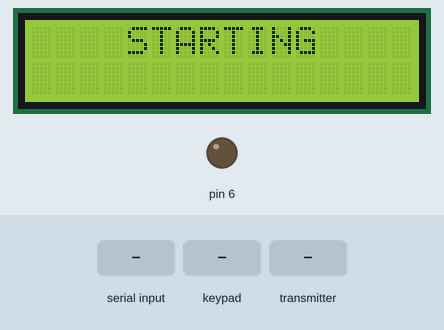
Bench run of a sketch on a simulated Arduino Uno, built with avr-gcc and run on an emulated ATmega328P. On the bench: 16×2 character LCD, output pins drawn as LEDs (lit = HIGH). The test bench sets the inputs (shaded band). EEPROM starts erased; no radio packets arrive unless stated; the modem accepts every AT command (registered, SIM ready, sends succeed) and sends nothing else; what the sketch prints to the serial monitor is not drawn.

Above: at 0.8 s.
0.9 s: "+CMT" received over the second serial link
At 3.7 s:
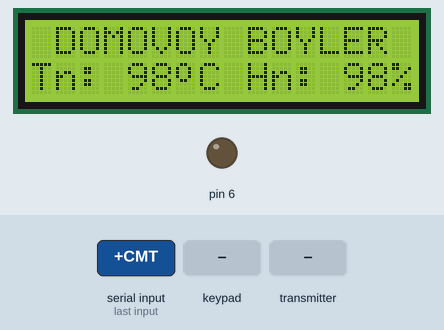
3.9 s: key '#' pressed
At 5.1 s:
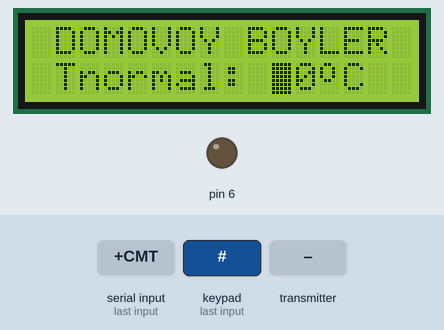
5.4 s: keypad keys 5 4 3 # pressed 0.4 s apart
At 7.1 s:
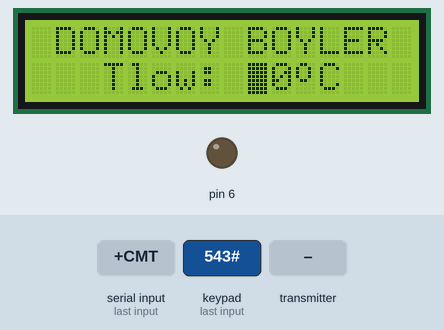
8.5 s: keypad keys 1 3 9 # pressed 0.4 s apart
At 10.6 s:
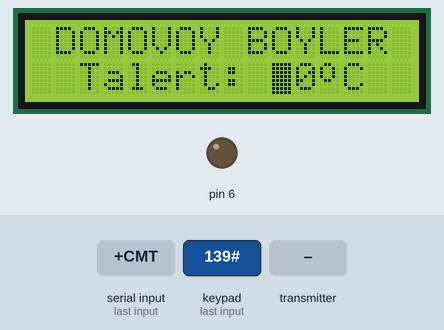
11.6 s: key '#' pressed
At 12.8 s:
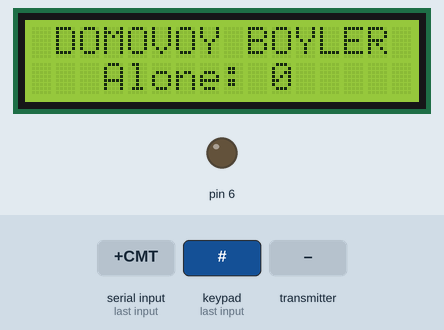
13.1 s: the transmitter starts sending nrfBuf.0 = 0
At 13.4 s:
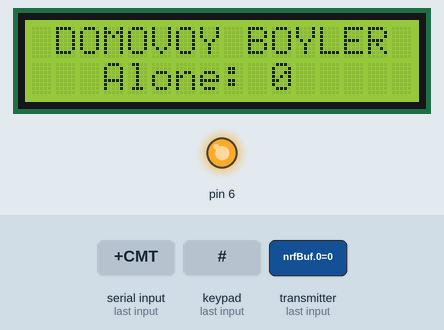
Timing chart, 0 to 15.6 s (numbered marks = the images above; inputs shaded):
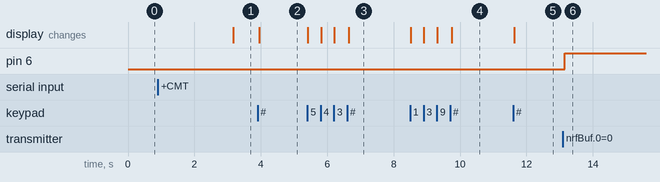

The sketch:

boiler.ino
```cpp
/*
  Memory mapping
  00     - TNormal preset
  01     - TLow preset
  02     - TAlert preset
  03..13 - defPhone preset
*/

#include <NeoSWSerial.h>
#include <LiquidCrystal_I2C.h>
#include <EEPROM.h>
#include <SPI.h>

#include <RF24.h>
#include <Keypad.h>

#define romTLow 1
#define romPhone 3
#define romTAlert 2
#define romTNormal 0

byte flgAlert = 0;
byte flgAlone = 0;
byte flgRelayOn = 0;
byte flgLostSensor = 0;

byte defTLow = 0;
byte defTAlert = 0;
byte defTNormal = 0;
char defPhone[12] = "00000000000";

char TNormal = 98;
char HNormal = 98;

const byte nrfAddr[6] = "KWL01";
byte nrfBuf[2] = "";
unsigned long nrfState;

byte menuState = 1;

byte degree[8] = {12, 18, 18, 18, 12, 0, 0, 0};

char keys[4][3] = {
  {'1','2','3'},
  {'4','5','6'},
  {'7','8','9'},
  {'*','0','#'}};

byte rowPins[4] = {A0, A1, A2, A3};
byte colPins[3] = {5, 4, 3};

Keypad kpd = Keypad( makeKeymap(keys), rowPins, colPins, 4, 3);
NeoSWSerial  gsmSerial(8, 7);
LiquidCrystal_I2C lcd(0x3F, 16, 2);
RF24 radio(9, 10); // CE, CSN

void stredit(char *EditStr, byte MinX, byte Y);

void setup() {

  DDRD |= 1 << 6;

  Serial.begin(9600);
  Serial.println("DОМОВОЙ Бойлер ver. 2.5");
  Serial.println("");

  menuInit();
  romInit();
  gsmInit();
  nrfInit();

  Serial.println("OK");

}

void loop() {

  while(1) {
    gsmLoop();
    nrfLoop();
    menuLoop();
    mainLoop();
  }

}
```

gsm.ino
```cpp
void gsmInit() {

  gsmSerial.begin(9600);
  lcd.setCursor(0, 0);
  lcd.print("    STARTING    ");

  while(gsmSerial.available() == 0);

  if (gsmResponse().indexOf("MODEM") > -1) {
    while(gsmSerial.available() == 0);
    gsmResponse();
  }

  gsmSerial.println("AT+CMEE=2");       // Extended ERROR report
  while(gsmSerial.available() == 0);
  gsmResponse();

  gsmSerial.println("AT+CLIP=1");       // Включить АОН
  while(gsmSerial.available() == 0);
  gsmResponse();

  gsmSerial.println("AT+CMGF=1");       // Текстовый режим sms
  while(gsmSerial.available() == 0);
  gsmResponse();

  gsmSerial.println("AT+CSCS=\"GSM\""); // ASCII кодировка
  while(gsmSerial.available() == 0);
  gsmResponse();

  gsmSerial.println("AT+CNMI=2,2");     // Отображать уведомления об sms
  while(gsmSerial.available() == 0);
  gsmResponse();

  delay(2000);

  gsmSerial.println("AT+CMGD=1,4");     // Удалить все сообщения
  while(gsmSerial.available() == 0);
  gsmResponse();

  gsmSerial.println("AT+CEER");     // Удалить все сообщения
  while(gsmSerial.available() == 0);
  gsmResponse();

}

String gsmResponse() {

  char gsmCh = ' ';
  String gsmResult = "";

  while (gsmSerial.available() > 0) {
    gsmCh = gsmSerial.read();
    gsmResult += char(gsmCh); //собираем принятые символы в строку
    delay(3);
  }

  if (gsmResult != "") {
    Serial.print("Modem: ");
    Serial.println(gsmResult);
  }

  return gsmResult;

}

void gsmSendSMS(String gsmText) {

  gsmSerial.println("AT+COPS?");
  while(gsmSerial.available() == 0);
  gsmResponse();
  gsmSerial.println("AT+CMGS=\"+" + String(defPhone) + "\"");
  while(gsmSerial.available() == 0);
  gsmResponse();
  gsmSerial.print(gsmText);
  while(gsmSerial.available() == 0);
  gsmResponse();
  gsmSerial.print((char)26);
  while(gsmSerial.available() == 0);
  gsmResponse();
  Serial.println("SMS send OK");
}

void gsmCheckSMS() {

  String gsmCommand = gsmResponse();

  if (gsmCommand.indexOf("+CMT") == -1) {
    return;
  }

  if (gsmCommand.indexOf("check") > -1) {
    gsmSerial.println("AT");
    while(gsmSerial.available() == 0);
    gsmResponse();
    gsmSendSMS("Tcurrent=" + String((byte)TNormal) + "°C\n"+"Tn=" + String(defTNormal) + "°C\n"+"Tl=" + String(defTLow) + "°C\n"+"Ta=" + String(defTAlert) + "°C");
    Serial.println("Tcurrent=" + String((byte)TNormal) + "°C\n"+"Tn=" + String(defTNormal) + "°C\n"+"Tl=" + String(defTLow) + "°C\n"+"Ta=" + String(defTAlert) + "°C");
  }

  if (gsmCommand.indexOf("settn=") > -1) {
    byte Pos = gsmCommand.indexOf("settn=") + 6;
    defTNormal = gsmCommand.substring(Pos).toInt();
    EEPROM.write(romTNormal, defTNormal);
    Serial.print("defTNormal=");Serial.println(defTNormal);

    gsmSendSMS("OK. TNormal=" + String(defTNormal) + "°C");
  }

  if (gsmCommand.indexOf("settl=") > -1) {
    byte Pos = gsmCommand.indexOf("settl=") + 6;
    defTLow = gsmCommand.substring(Pos).toInt();
    EEPROM.write(romTLow, defTLow);
    Serial.print("defTLow=");Serial.println(defTLow);

    gsmSendSMS("OK. TLow=" + String(defTLow) + "°C");
  }

  if (gsmCommand.indexOf("setta=") > -1) {
    byte Pos = gsmCommand.indexOf("setta=") + 6;
    defTAlert = gsmCommand.substring(Pos).toInt();
    EEPROM.write(romTAlert, defTAlert);
    Serial.print("defTAlert=");Serial.println(defTAlert);

    gsmSendSMS("OK. TAlert=" + String(defTAlert) + "°C");
  }

  if (gsmCommand.indexOf("setmode=home") > -1) {
    flgAlone = 0;
    gsmSendSMS("OK. flgAlone=home");
    Serial.println("info: flgAlone=home");
  }

  if (gsmCommand.indexOf("setmode=alone") > -1) {
    flgAlone = 1;
    gsmSendSMS("info: flgAlone=alone");
    Serial.println("info: flgAlone=alone");
  }

}

void gsmLoop() {

  gsmCheckSMS();

}
```

main.ino
```cpp
void mainLoop() {

  if ((TNormal < defTAlert) && (flgAlert == 0)) {
    Serial.println("alert: TNormal < " + String(defTAlert));
    gsmSendSMS("Alert! TNormal < " + String(defTAlert));
    flgAlert = 1;
  }

  if ((TNormal > defTAlert) && (flgAlert == 1)) {
    Serial.println("info: TNormal > TAlert ");
    flgAlert = 0;
  }

  if (flgAlone == 0) {

    if ((TNormal < defTNormal) && (flgRelayOn == 0)) {
      PORTD |= 1 << 6; //digitalWrite(6, HIGH);
      Serial.println("info: Relay is on");
      flgRelayOn = 1;
    }

    if ((TNormal > defTNormal) && (flgRelayOn == 1)) {
      PORTD &= ~(1 << 6); //digitalWrite(6, LOW);
      Serial.println("info: Relay is off");
      flgRelayOn = 0;
    }

  } else {

    if ((TNormal < defTLow) && (flgRelayOn == 0)) {
      PORTD |= 1 << 6; //digitalWrite(6, HIGH);
      Serial.println("info: Relay is on");
      flgRelayOn = 1;
    }

    if ((TNormal > defTLow) && (flgRelayOn == 1)) {
      PORTD &= ~(1 << 6); //digitalWrite(6, LOW);

      Serial.println("info: Relay is off");
      flgRelayOn = 0;
    }

  }

}
```

menu.ino
```cpp
void menuInit() {
  lcd.init();
  lcd.backlight();
  lcd.createChar(1, degree);
}

void menuLogo() {
  lcd.setCursor(0, 0);
  lcd.print(" DOMOVOY BOYLER ");
}

void menuMain() {

  char str1[16];

  menuLogo();

  sprintf(str1, "Tn: %02d\1C Hn: %02d%%", TNormal, HNormal);
  lcd.setCursor(0, 1); lcd.print(str1);

}

void menuSetTNormal() {

  lcd.noBlink();
  menuLogo();
  lcd.setCursor(0, 1);
  lcd.print(" Tnormal: ");
  lcd.setCursor(12, 1);
  lcd.print("\1C     ");

  char tmpStr[3] = "00";
  sprintf(tmpStr, "%.2d", defTNormal);

  byte tmpTNormal = defTNormal;

  stredit(tmpStr, 10, 1);

  defTNormal = atoi(tmpStr);

  if (defTNormal != tmpTNormal) {
    EEPROM.write(romTNormal, defTNormal);
  }

  menuState++;

}

void menuSetTLow() {

  lcd.noBlink();
  menuLogo();
  lcd.setCursor(0, 1);
  lcd.print("   Tlow: ");
  lcd.setCursor(11, 1);
  lcd.print("\1C     ");

  char tmpStr[3] = "00";
  sprintf(tmpStr, "%.2d", defTLow);

  byte tmpTLow = defTLow;

  stredit(tmpStr, 9, 1);

  defTLow = atoi(tmpStr);

  if (defTLow != tmpTLow) {
    EEPROM.write(romTLow, defTLow);
  }

  menuState++;

}

void menuSetTAlert() {

  lcd.noBlink();
  menuLogo();
  lcd.setCursor(0, 1);
  lcd.print("  Talert: ");
  lcd.setCursor(12, 1);
  lcd.print("\1C     ");

  char tmpStr[3] = "00";
  sprintf(tmpStr, "%.2d", defTAlert);

  byte tmpTAlert = defTAlert;

  stredit(tmpStr, 10, 1);

  defTAlert = atoi(tmpStr);

  if (defTAlert != tmpTAlert) {
    EEPROM.write(romTAlert, defTAlert);
  }

  menuState++;

}

void menuSetAlone() {

  lcd.noBlink();
  menuLogo();
  lcd.setCursor(0, 1);
  lcd.print("   Alone: ");
  lcd.print(flgAlone);
  lcd.print("     ");

  char Key = kpd.getKey();

  if (Key == '*') {
    flgAlone = (flgAlone - 1) * (-1);
    lcd.setCursor(10, 1);
    lcd.print(flgAlone);
  }

  if (Key == '0') {
    flgAlone = 0;
    lcd.setCursor(10, 1);
    lcd.print(flgAlone);
  }

  if (Key == '1') {
    flgAlone = 1;
    lcd.setCursor(10, 1);
    lcd.print(flgAlone);
  }

  if (Key == '#') {
      menuState++;
  }

}
void menuSetPhoneNum() {

  menuLogo();
  lcd.setCursor(0, 1);
  lcd.print("TEL:+");
  lcd.print(defPhone);
  lcd.setCursor(5, 1);

  char tmpPhone[12] = "00000000000";

  strcpy(tmpPhone, defPhone);

  stredit(defPhone, 5, 1);

  if (strcmp(defPhone, tmpPhone) != 0) {
    romWriteStr(defPhone, romPhone, 11);
  }

  menuState++;

}

void menuLoop() {

  char Key =   kpd.getKey();

  if (Key == '#') {
    menuState++;
  }

  if (menuState > 6) {
    menuState = 1;
  }

  if (menuState == 1) {
    menuMain();
  }

  if (menuState == 2) {
    menuSetTNormal();
  }

  if (menuState == 3) {
    menuSetTLow();
  }

  if (menuState == 4) {
    menuSetTAlert();
  }

  if (menuState == 5) {
    menuSetAlone();
  }

  if (menuState == 6) {
    menuSetPhoneNum();
  }

}
```

nrf24l.ino
```cpp
void nrfInit() {
  radio.begin();
  radio.openReadingPipe(0, nrfAddr);
  radio.setPALevel(RF24_PA_MIN);
  radio.startListening();
  nrfState = millis();
}

void nrfLoop() {

  if (radio.available()) {

    radio.read(&nrfBuf, sizeof(nrfBuf));
    TNormal = nrfBuf[0];
    HNormal = nrfBuf[1];

    if (TNormal != 0) {
      Serial.print("Sensor: Tn=");Serial.print(TNormal, DEC);
      Serial.print(" Hn=");Serial.println(HNormal, DEC);
      nrfState = millis();
      flgLostSensor = 0;
    }

  } else if (millis() - nrfState > 20000) {
      TNormal = 99;
      HNormal = 99;

      if (flgLostSensor == 0) {
        Serial.println("Alert!");
        gsmSendSMS("Alert! Sensor disconnected!");
        flgLostSensor = 1;
      }

  }

}
```

rom.ino
```cpp
void romInit() {

  defTNormal = EEPROM.read(romTNormal);
  defTLow    = EEPROM.read(romTLow);
  defTAlert  = EEPROM.read(romTAlert);

  if (defTNormal == 255) {
    defTNormal = 0;
  }

  if (defTLow == 255) {
    defTLow = 0;
  }

  if (defTAlert == 255) {
    defTAlert = 0;
  }

//  Serial.print("rom: defTNormal=");
//  Serial.println(defTNormal);
//  Serial.print("rom: defTLow=");
//  Serial.println(defTLow);
//  Serial.print("rom: defTAlert=");
//  Serial.println(defTAlert);

  romReadStr(defPhone, romPhone, 11);

//  Serial.print("rom: defPhone=");
//  Serial.println(defPhone);

}

void romReadStr(char *romStr, int romOffset, int romCount) {

  for (int i=romOffset; i<=romCount+2; i++) {
    romStr[i-romOffset] = EEPROM.read(i);
    if (romStr[i-romOffset] == 255) {
      romStr[i-romOffset] = 0;
    }
  }

}

void romWriteStr(char *romStr, int romOffset, int romCount) {

  for (int i=romOffset; i<=romCount+2; i++) {
    EEPROM.write(i, romStr[i-romOffset]);
  }

}
```

stredit.ino
```cpp
/*
 *  Строчный редактор stredit
 *    EditStr - редактируемая строка
 *    MinX - позиция X на экране дисплея
 *    Y - позиция Y на экране дисплея
 *    keypadGetKey() - функцию необходимо переписать под конкретный метод ввода
 *    'B' - символ BackSpace, заменить на свой код символа
 *    'E' - символ Enter, заменить на свой код символа
 */

void stredit(char* EditStr, byte MinX = 0, byte Y = 0) {

  boolean Enabled = true;
  boolean Changed = true;
  byte X = MinX;
  byte MaxX = MinX + strlen(EditStr) - 1;

  lcd.blink();

  while (Enabled) {

    char Key = kpd.getKey();

    if (Key != 0) {
      if (Key == '*') {
        X--;
        if (X < MinX) {X = MaxX;}
        Changed = true;
      } else if (Key == '#') {
        Enabled = false;
      } else {
        EditStr[X-MinX] = Key;
        X++;
        if (X > MaxX) {X = MinX;}
        if (X < MinX) {X = MinX;}
        Changed = true;
      }
    }

    if (Changed) {
      lcd.noBlink();
      lcd.setCursor(MinX, Y);
      lcd.print(EditStr);
      lcd.setCursor(X, Y);
      lcd.blink();
      Changed = false;
    }

  }

  lcd.noBlink();

}
```

Measured:
- after the input at 0.9 s, the display: changes after 2.3 s (image 1)
- after the input at 3.9 s, the display: changes after 0.05 s (image 2)
- after the input at 5.4 s, the display: first changes at once (image 3 shows a later state)
- after the input at 8.5 s, the display: first changes at once (image 4 shows a later state)
- after the input at 11.6 s, the display: changes at once (image 5)
- after the input at 13.1 s, pin 6: LOW → HIGH after 0.05 s
